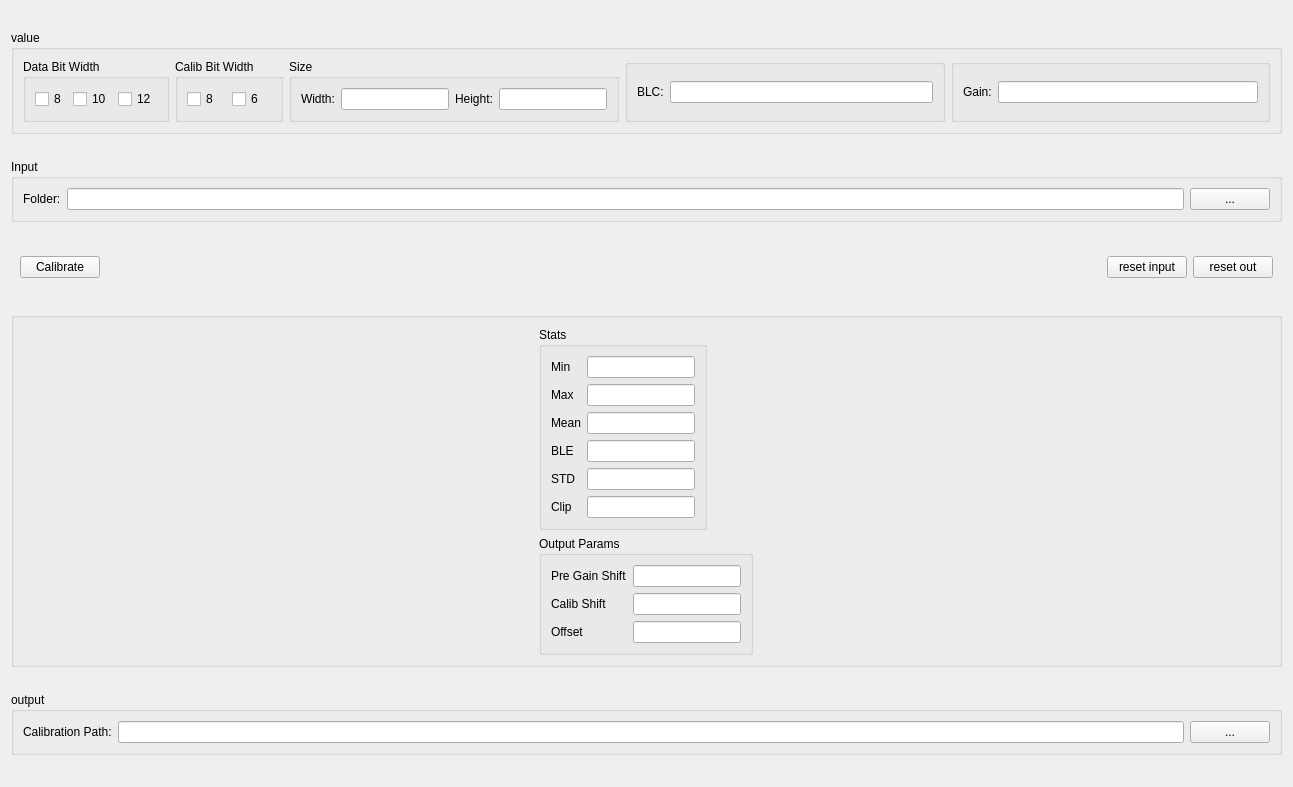
<?xml version="1.0" encoding="UTF-8"?>
<ui version="4.0">
 <class>QFpnc</class>
 <widget class="QWidget" name="QFpnc">
  <property name="geometry">
   <rect>
    <x>0</x>
    <y>0</y>
    <width>1293</width>
    <height>787</height>
   </rect>
  </property>
  <property name="windowTitle">
   <string>Form</string>
  </property>
  <layout class="QGridLayout" name="gridLayout_2">
   <item row="0" column="0">
    <widget class="QGroupBox" name="horizontalGroupBox_3">
     <property name="enabled">
      <bool>true</bool>
     </property>
     <property name="sizePolicy">
      <sizepolicy hsizetype="Preferred" vsizetype="Maximum">
       <horstretch>0</horstretch>
       <verstretch>0</verstretch>
      </sizepolicy>
     </property>
     <property name="title">
      <string>value</string>
     </property>
     <layout class="QHBoxLayout" name="horizontalLayout_5">
      <item>
       <layout class="QHBoxLayout" name="horizontalLayout_2">
        <item>
         <widget class="QGroupBox" name="groupBox_3">
          <property name="title">
           <string>Data Bit Width</string>
          </property>
          <layout class="QHBoxLayout" name="horizontalLayout_10">
           <item>
            <widget class="QCheckBox" name="checkBox_databit8">
             <property name="text">
              <string>8</string>
             </property>
            </widget>
           </item>
           <item>
            <widget class="QCheckBox" name="checkBox_databit10">
             <property name="text">
              <string>10</string>
             </property>
            </widget>
           </item>
           <item>
            <widget class="QCheckBox" name="checkBox_databit12">
             <property name="text">
              <string>12</string>
             </property>
            </widget>
           </item>
          </layout>
         </widget>
        </item>
        <item>
         <widget class="QGroupBox" name="groupBox_2">
          <property name="title">
           <string>Calib Bit Width</string>
          </property>
          <layout class="QHBoxLayout" name="horizontalLayout_9">
           <item>
            <widget class="QCheckBox" name="checkBox_calibbit8">
             <property name="text">
              <string>8</string>
             </property>
            </widget>
           </item>
           <item>
            <widget class="QCheckBox" name="checkBox_calibbit6">
             <property name="text">
              <string>6</string>
             </property>
            </widget>
           </item>
          </layout>
         </widget>
        </item>
        <item>
         <widget class="QGroupBox" name="groupBox">
          <property name="title">
           <string>Size</string>
          </property>
          <layout class="QHBoxLayout" name="horizontalLayout_11">
           <item>
            <widget class="QLabel" name="label">
             <property name="text">
              <string>Width:</string>
             </property>
            </widget>
           </item>
           <item>
            <widget class="QLineEdit" name="lineEdit_size_width"/>
           </item>
           <item>
            <widget class="QLabel" name="label_2">
             <property name="text">
              <string>Height:</string>
             </property>
            </widget>
           </item>
           <item>
            <widget class="QLineEdit" name="lineEdit_size_height"/>
           </item>
          </layout>
         </widget>
        </item>
       </layout>
      </item>
      <item>
       <widget class="QGroupBox" name="horizontalGroupBox_2">
        <layout class="QHBoxLayout" name="horizontalLayout_4">
         <item>
          <widget class="QLabel" name="label_3">
           <property name="text">
            <string>BLC:</string>
           </property>
          </widget>
         </item>
         <item>
          <widget class="QLineEdit" name="lineEdit_blc"/>
         </item>
        </layout>
       </widget>
      </item>
      <item>
       <widget class="QGroupBox" name="horizontalGroupBox_3">
        <layout class="QHBoxLayout" name="horizontalLayout_6">
         <item>
          <widget class="QLabel" name="label_4">
           <property name="text">
            <string>Gain:</string>
           </property>
          </widget>
         </item>
         <item>
          <widget class="QLineEdit" name="lineEdit_gain"/>
         </item>
        </layout>
       </widget>
      </item>
     </layout>
    </widget>
   </item>
   <item row="1" column="0">
    <widget class="QGroupBox" name="horizontalGroupBox_2">
     <property name="sizePolicy">
      <sizepolicy hsizetype="Preferred" vsizetype="Maximum">
       <horstretch>0</horstretch>
       <verstretch>0</verstretch>
      </sizepolicy>
     </property>
     <property name="title">
      <string>Input</string>
     </property>
     <layout class="QHBoxLayout" name="horizontalLayout_3">
      <item>
       <widget class="QLabel" name="label_5">
        <property name="sizePolicy">
         <sizepolicy hsizetype="Preferred" vsizetype="Maximum">
          <horstretch>0</horstretch>
          <verstretch>0</verstretch>
         </sizepolicy>
        </property>
        <property name="text">
         <string>Folder:</string>
        </property>
       </widget>
      </item>
      <item>
       <widget class="QLineEdit" name="lineEdit_input_folder"/>
      </item>
      <item>
       <widget class="QPushButton" name="pushButton_open_input_folder">
        <property name="text">
         <string>...</string>
        </property>
       </widget>
      </item>
     </layout>
    </widget>
   </item>
   <item row="4" column="0">
    <widget class="QGroupBox" name="horizontalGroupBox">
     <property name="sizePolicy">
      <sizepolicy hsizetype="Preferred" vsizetype="Maximum">
       <horstretch>0</horstretch>
       <verstretch>0</verstretch>
      </sizepolicy>
     </property>
     <property name="title">
      <string>output</string>
     </property>
     <layout class="QHBoxLayout" name="horizontalLayout">
      <item>
       <widget class="QLabel" name="label_6">
        <property name="sizePolicy">
         <sizepolicy hsizetype="Preferred" vsizetype="Maximum">
          <horstretch>0</horstretch>
          <verstretch>0</verstretch>
         </sizepolicy>
        </property>
        <property name="text">
         <string>Calibration Path:</string>
        </property>
       </widget>
      </item>
      <item>
       <widget class="QLineEdit" name="lineEdit_output_folder"/>
      </item>
      <item>
       <widget class="QPushButton" name="pushButton_open_output_folder">
        <property name="text">
         <string>...</string>
        </property>
       </widget>
      </item>
     </layout>
    </widget>
   </item>
   <item row="2" column="0">
    <widget class="QGroupBox" name="horizontalGroupBox_2">
     <property name="sizePolicy">
      <sizepolicy hsizetype="Preferred" vsizetype="Maximum">
       <horstretch>0</horstretch>
       <verstretch>0</verstretch>
      </sizepolicy>
     </property>
     <property name="styleSheet">
      <string notr="true">QGroupBox {
    border: 0px solid transparent;
    margin-top: 0px;
    padding-top: 0px;
}

QGroupBox::title {
    background: transparent;
    subcontrol-origin: margin;
    subcontrol-position: top center;
    padding: 0 0px;
}</string>
     </property>
     <layout class="QHBoxLayout" name="horizontalLayout_12">
      <item>
       <widget class="QPushButton" name="pushButton_calibrate">
        <property name="enabled">
         <bool>true</bool>
        </property>
        <property name="text">
         <string>Calibrate</string>
        </property>
        <property name="checkable">
         <bool>false</bool>
        </property>
       </widget>
      </item>
      <item>
       <spacer name="horizontalSpacer">
        <property name="orientation">
         <enum>Qt::Orientation::Horizontal</enum>
        </property>
        <property name="sizeHint" stdset="0">
         <size>
          <width>40</width>
          <height>20</height>
         </size>
        </property>
       </spacer>
      </item>
      <item>
       <widget class="QPushButton" name="pushButton_reset_input">
        <property name="text">
         <string>reset input</string>
        </property>
       </widget>
      </item>
      <item>
       <widget class="QPushButton" name="pushButton_reset_output">
        <property name="text">
         <string>reset out</string>
        </property>
       </widget>
      </item>
     </layout>
    </widget>
   </item>
   <item row="3" column="0">
    <widget class="QGroupBox" name="verticalGroupBox">
     <property name="sizePolicy">
      <sizepolicy hsizetype="Preferred" vsizetype="Maximum">
       <horstretch>0</horstretch>
       <verstretch>0</verstretch>
      </sizepolicy>
     </property>
     <layout class="QHBoxLayout" name="horizontalLayout_13">
      <item>
       <layout class="QVBoxLayout" name="verticalLayout_2">
        <item>
         <widget class="QGroupBox" name="groupBox_4">
          <property name="enabled">
           <bool>true</bool>
          </property>
          <property name="sizePolicy">
           <sizepolicy hsizetype="Maximum" vsizetype="Preferred">
            <horstretch>0</horstretch>
            <verstretch>0</verstretch>
           </sizepolicy>
          </property>
          <property name="title">
           <string>Stats</string>
          </property>
          <layout class="QGridLayout" name="gridLayout_3">
           <item row="0" column="0">
            <widget class="QLabel" name="label_7">
             <property name="text">
              <string>Min</string>
             </property>
            </widget>
           </item>
           <item row="0" column="1">
            <widget class="QLineEdit" name="lineEdit_status_min">
             <property name="readOnly">
              <bool>true</bool>
             </property>
            </widget>
           </item>
           <item row="1" column="0">
            <widget class="QLabel" name="label_8">
             <property name="text">
              <string>Max</string>
             </property>
            </widget>
           </item>
           <item row="1" column="1">
            <widget class="QLineEdit" name="lineEdit_status_max">
             <property name="readOnly">
              <bool>true</bool>
             </property>
            </widget>
           </item>
           <item row="2" column="0">
            <widget class="QLabel" name="label_13">
             <property name="text">
              <string>Mean</string>
             </property>
            </widget>
           </item>
           <item row="2" column="1">
            <widget class="QLineEdit" name="lineEdit_status_mean">
             <property name="readOnly">
              <bool>true</bool>
             </property>
            </widget>
           </item>
           <item row="3" column="0">
            <widget class="QLabel" name="label_10">
             <property name="text">
              <string>BLE</string>
             </property>
            </widget>
           </item>
           <item row="3" column="1">
            <widget class="QLineEdit" name="lineEdit_status_ble">
             <property name="readOnly">
              <bool>true</bool>
             </property>
            </widget>
           </item>
           <item row="4" column="0">
            <widget class="QLabel" name="label_11">
             <property name="text">
              <string>STD</string>
             </property>
            </widget>
           </item>
           <item row="4" column="1">
            <widget class="QLineEdit" name="lineEdit_status_std">
             <property name="readOnly">
              <bool>true</bool>
             </property>
            </widget>
           </item>
           <item row="5" column="0">
            <widget class="QLabel" name="label_12">
             <property name="text">
              <string>Clip</string>
             </property>
            </widget>
           </item>
           <item row="5" column="1">
            <widget class="QLineEdit" name="lineEdit_status_clip">
             <property name="readOnly">
              <bool>true</bool>
             </property>
            </widget>
           </item>
          </layout>
         </widget>
        </item>
        <item>
         <widget class="QGroupBox" name="groupBox_5">
          <property name="sizePolicy">
           <sizepolicy hsizetype="Maximum" vsizetype="Preferred">
            <horstretch>0</horstretch>
            <verstretch>0</verstretch>
           </sizepolicy>
          </property>
          <property name="title">
           <string>Output Params</string>
          </property>
          <layout class="QGridLayout" name="gridLayout_4">
           <item row="0" column="0">
            <widget class="QLabel" name="label_19">
             <property name="text">
              <string>Pre Gain Shift</string>
             </property>
            </widget>
           </item>
           <item row="0" column="1">
            <widget class="QLineEdit" name="lineEdit_out_pregainshift">
             <property name="readOnly">
              <bool>true</bool>
             </property>
            </widget>
           </item>
           <item row="1" column="0">
            <widget class="QLabel" name="label_20">
             <property name="text">
              <string>Calib Shift</string>
             </property>
            </widget>
           </item>
           <item row="1" column="1">
            <widget class="QLineEdit" name="lineEdit_out_calibshift">
             <property name="readOnly">
              <bool>true</bool>
             </property>
            </widget>
           </item>
           <item row="2" column="0">
            <widget class="QLabel" name="label_21">
             <property name="text">
              <string>Offset</string>
             </property>
            </widget>
           </item>
           <item row="2" column="1">
            <widget class="QLineEdit" name="lineEdit_out_offset">
             <property name="readOnly">
              <bool>true</bool>
             </property>
            </widget>
           </item>
          </layout>
         </widget>
        </item>
       </layout>
      </item>
      <item>
       <layout class="QGridLayout" name="gridLayout_charts"/>
      </item>
     </layout>
    </widget>
   </item>
  </layout>
 </widget>
 <resources/>
 <connections/>
</ui>
